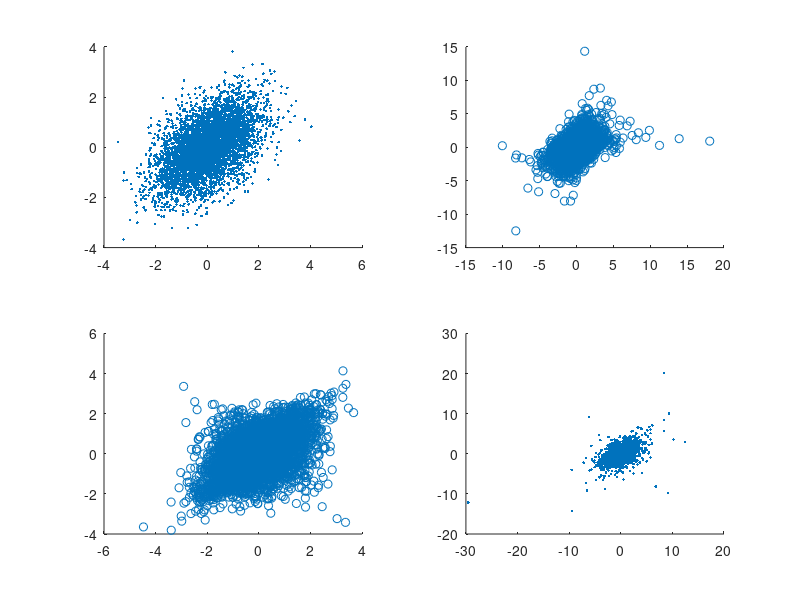
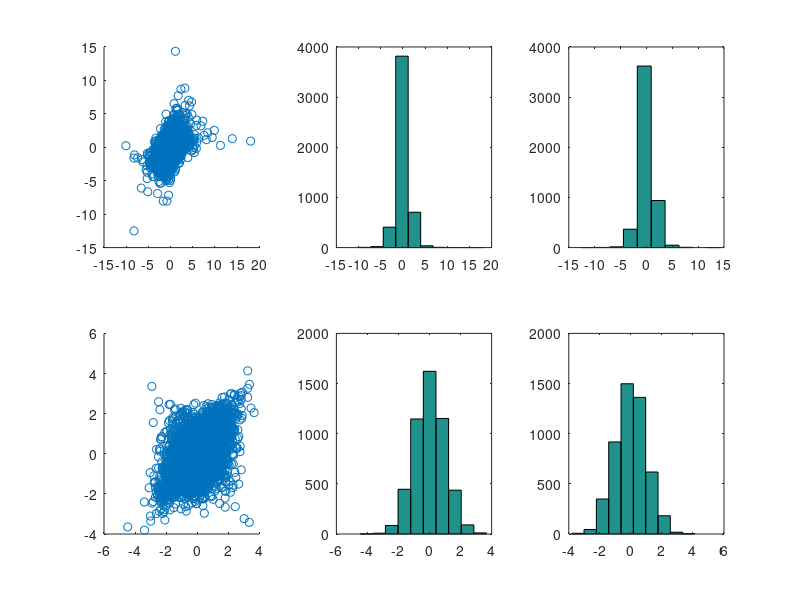

Here is the MATLAB script that generated these plots, in order:
clear all
close all

m = 2;
N = 5000;
Sigma = [1, 0.5; 0.5, 1];
C = chol(Sigma);
df = 4;

% % Important: multiply a vector by the lower triangular!
% x = randn(m,1);
% x = C'*x; %!!!

%%
Z = randn(N,m);
Z = Z*C;

W = df./chi2rnd(df,N,1);
X = bsxfun(@times,Z,sqrt(W));


%% 
Z_pit = normcdf(Z); % normal copula
X_pit = tcdf(X,df); % t copula

corrcoef(Z)
corrcoef(X)
corrcoef(Z_pit)
corrcoef(X_pit)

scatter(Z(:,1),Z(:,2))
scatter(X(:,1),X(:,2))
scatter(Z_pit(:,1),Z_pit(:,2))
scatter(X_pit(:,1),X_pit(:,2))

%%
X_meta_n = tinv(Z_pit,df); % t marginas + normal copula = X_meta_n
Z_meta_t = norminv(X_pit); % n marginas + t copula = Z_meta_t

%%
figure(1)
subplot(2,2,1)
scatter(Z(:,1),Z(:,2),'.')
subplot(2,2,2)
scatter(X_meta_n(:,1),X_meta_n(:,2),'g.')
subplot(2,2,3)
scatter(Z_meta_t(:,1),Z_meta_t(:,2),'r.')
subplot(2,2,4)
scatter(X(:,1),X(:,2),'.')


figure(2)
subplot(2,3,1)
scatter(X_meta_n(:,1),X_meta_n(:,2),'g.')
subplot(2,3,2)
hist(X_meta_n(:,1))
subplot(2,3,3)
hist(X_meta_n(:,2))


subplot(2,3,4)
scatter(Z_meta_t(:,1),Z_meta_t(:,2),'r.')
subplot(2,3,5)
hist(Z_meta_t(:,1))
subplot(2,3,6)
hist(Z_meta_t(:,2))


